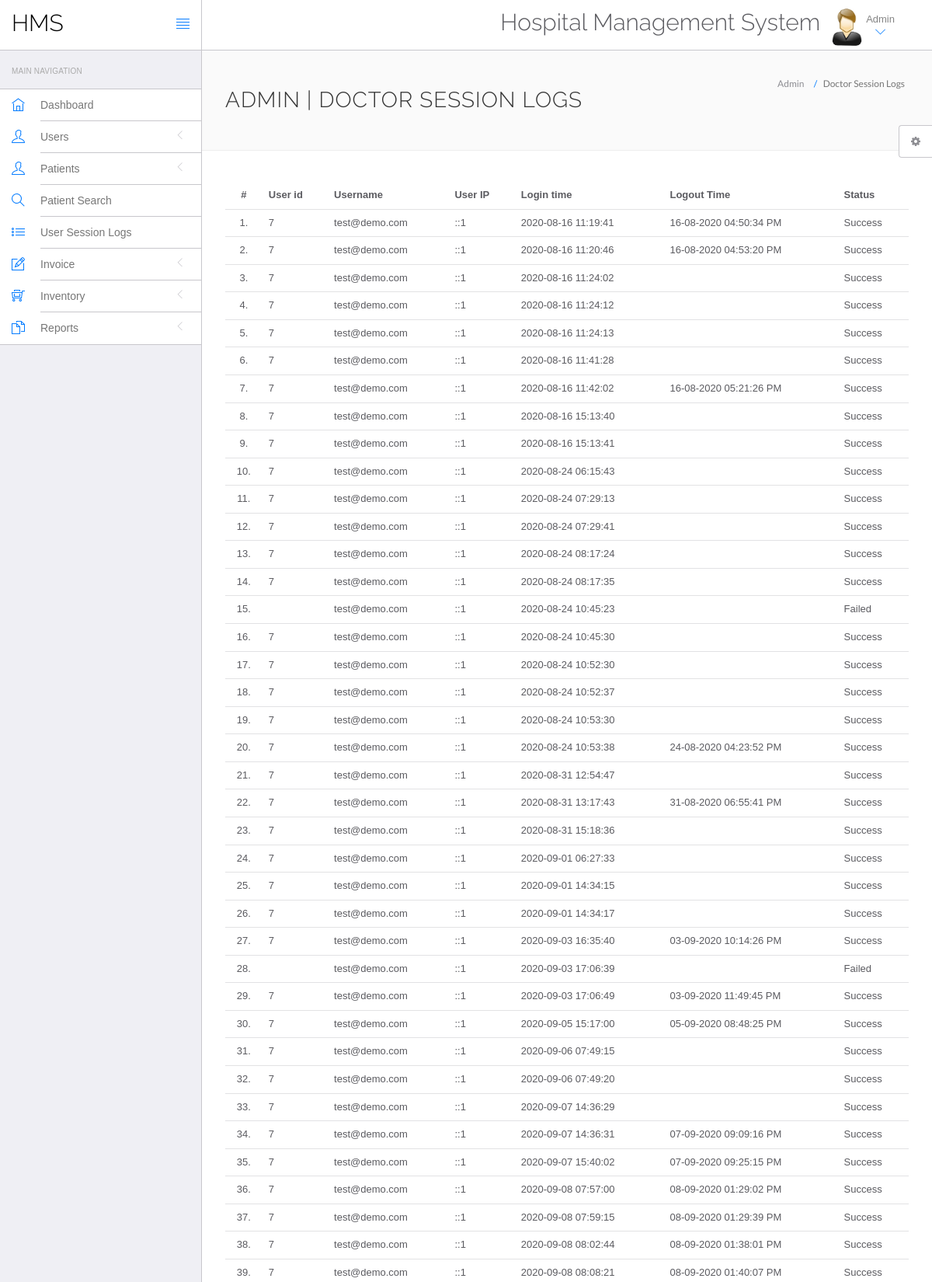
The app's page /hospital/hms/admin/doctor-logs.php (signed in, upper part) with its own data.
### tables this page shows
CREATE TABLE `doctorslog` (
  `id` int(11) NOT NULL,
  `uid` int(11) DEFAULT NULL,
  `username` varchar(255) DEFAULT NULL,
  `userip` binary(16) DEFAULT NULL,
  `loginTime` timestamp NULL DEFAULT current_timestamp(),
  `logout` varchar(255) DEFAULT NULL,
  `status` int(11) DEFAULT NULL
);

### hospital/hms/admin/doctor-logs.php (the view, shortened to what this page needs)
<?php
include('include/config.php');
?>
<!DOCTYPE html>
<html lang="en">
	<head>
		<link rel="stylesheet" href="vendor/bootstrap/css/bootstrap.min.css">
		<link rel="stylesheet" href="vendor/fontawesome/css/font-awesome.min.css">
		<link rel="stylesheet" href="vendor/themify-icons/themify-icons.min.css">
		<link href="vendor/animate.css/animate.min.css" rel="stylesheet" media="screen">
		<link href="vendor/perfect-scrollbar/perfect-scrollbar.min.css" rel="stylesheet" media="screen">
		<link href="vendor/switchery/switchery.min.css" rel="stylesheet" media="screen">
		<link href="vendor/bootstrap-touchspin/jquery.bootstrap-touchspin.min.css" rel="stylesheet" media="screen">
		<link href="vendor/select2/select2.min.css" rel="stylesheet" media="screen">
		<link href="vendor/bootstrap-datepicker/bootstrap-datepicker3.standalone.min.css" rel="stylesheet" media="screen">
		<link href="vendor/bootstrap-timepicker/bootstrap-timepicker.min.css" rel="stylesheet" media="screen">
		<link rel="stylesheet" href="assets/css/styles.css">
		<link rel="stylesheet" href="assets/css/plugins.css">
		<link rel="stylesheet" href="assets/css/themes/theme-1.css" id="skin_color" />
	</head>
	<body>
		<div id="app">
<?php include('include/sidebar.php');?>
			<div class="app-content">
					<?php include('include/header.php');?>
				<div class="main-content" >
					<div class="wrap-content container" id="container">
						<section id="page-title">
							<div class="row">
								<div class="col-sm-8">
									<h1 class="mainTitle">Admin  | Doctor Session Logs</h1>
																	</div>
								<ol class="breadcrumb">
									<li>
										<span>Admin </span>
									</li>
									<li class="active">
										<span>Doctor Session Logs</span>
									</li>
								</ol>
							</div>
						</section>
						<div class="container-fluid container-fullw bg-white">
									<div class="row">
								<div class="col-md-12">
									<table class="table table-hover" id="sample-table-1">
										<thead>
											<tr>
												<th class="center">#</th>
												<th class="hidden-xs">User id</th>
												<th>Username</th>
												<th>User IP</th>
												<th>Login time</th>
												<th>Logout Time </th>
												<th> Status </th>
											</tr>
										</thead>
										<tbody>
<?php
$sql=mysqli_query($con,"select * from doctorslog ");
$cnt=1;
while($row=mysqli_fetch_array($sql))
{
?>
											<tr>
												<td class="center"><?php echo $cnt;?>.</td>
												<td class="hidden-xs"><?php echo $row['uid'];?></td>
												<td class="hidden-xs"><?php echo $row['username'];?></td>
												<td><?php echo $row['userip'];?></td>
												<td><?php echo $row['loginTime'];?></td>
												<td><?php echo $row['logout'];?>
												</td>
												<td>
<?php if($row['status']==1)
{
	echo "Success";
}
else
{
	echo "Failed";
}?>
</td>
											</tr>
											<?php
$cnt=$cnt+1;
											 }?>
										</tbody>
									</table>
								</div>
							</div>
								</div>
					</div>
				</div>
			</div>
	<?php include('include/setting.php');?>
		</div>
	</body>
</html>

### hospital/hms/admin/assets/css/themes/theme-1.css (style rules this page uses)
body { background: #FAFAFA; }

### records on screen
doctorslog: uid "7", username "test@demo.com", userip "::1", loginTime "2020-08-16 11:19:41", logout "16-08-2020 04:50:34 PM", status "Success"
doctorslog: uid "7", username "test@demo.com", userip "::1", loginTime "2020-08-16 11:20:46", logout "16-08-2020 04:53:20 PM", status "Success"
doctorslog: uid "7", username "test@demo.com", userip "::1", loginTime "2020-08-16 11:24:02", status "Success"
doctorslog: uid "7", username "test@demo.com", userip "::1", loginTime "2020-08-16 11:24:12", status "Success"
doctorslog: uid "7", username "test@demo.com", userip "::1", loginTime "2020-08-16 11:24:13", status "Success"
doctorslog: uid "7", username "test@demo.com", userip "::1", loginTime "2020-08-16 11:41:28", status "Success"
doctorslog: uid "7", username "test@demo.com", userip "::1", loginTime "2020-08-16 11:42:02", logout "16-08-2020 05:21:26 PM", status "Success"
doctorslog: uid "7", username "test@demo.com", userip "::1", loginTime "2020-08-16 15:13:40", status "Success"
doctorslog: uid "7", username "test@demo.com", userip "::1", loginTime "2020-08-16 15:13:41", status "Success"
doctorslog: uid "7", username "test@demo.com", userip "::1", loginTime "2020-08-24 06:15:43", status "Success"
doctorslog: uid "7", username "test@demo.com", userip "::1", loginTime "2020-08-24 07:29:13", status "Success"
doctorslog: uid "7", username "test@demo.com", userip "::1", loginTime "2020-08-24 07:29:41", status "Success"
doctorslog: uid "7", username "test@demo.com", userip "::1", loginTime "2020-08-24 08:17:24", status "Success"
doctorslog: uid "7", username "test@demo.com", userip "::1", loginTime "2020-08-24 08:17:35", status "Success"
doctorslog: username "test@demo.com", userip "::1", loginTime "2020-08-24 10:45:23", status "Failed"
doctorslog: uid "7", username "test@demo.com", userip "::1", loginTime "2020-08-24 10:45:30", status "Success"
doctorslog: uid "7", username "test@demo.com", userip "::1", loginTime "2020-08-24 10:52:30", status "Success"
doctorslog: uid "7", username "test@demo.com", userip "::1", loginTime "2020-08-24 10:52:37", status "Success"
doctorslog: uid "7", username "test@demo.com", userip "::1", loginTime "2020-08-24 10:53:30", status "Success"
doctorslog: uid "7", username "test@demo.com", userip "::1", loginTime "2020-08-24 10:53:38", logout "24-08-2020 04:23:52 PM", status "Success"
doctorslog: uid "7", username "test@demo.com", userip "::1", loginTime "2020-08-31 12:54:47", status "Success"
doctorslog: uid "7", username "test@demo.com", userip "::1", loginTime "2020-08-31 13:17:43", logout "31-08-2020 06:55:41 PM", status "Success"
doctorslog: uid "7", username "test@demo.com", userip "::1", loginTime "2020-08-31 15:18:36", status "Success"
doctorslog: uid "7", username "test@demo.com", userip "::1", loginTime "2020-09-01 06:27:33", status "Success"
doctorslog: uid "7", username "test@demo.com", userip "::1", loginTime "2020-09-01 14:34:15", status "Success"
doctorslog: uid "7", username "test@demo.com", userip "::1", loginTime "2020-09-01 14:34:17", status "Success"
doctorslog: uid "7", username "test@demo.com", userip "::1", loginTime "2020-09-03 16:35:40", logout "03-09-2020 10:14:26 PM", status "Success"
doctorslog: username "test@demo.com", userip "::1", loginTime "2020-09-03 17:06:39", status "Failed"
doctorslog: uid "7", username "test@demo.com", userip "::1", loginTime "2020-09-03 17:06:49", logout "03-09-2020 11:49:45 PM", status "Success"
doctorslog: uid "7", username "test@demo.com", userip "::1", loginTime "2020-09-05 15:17:00", logout "05-09-2020 08:48:25 PM", status "Success"
doctorslog: uid "7", username "test@demo.com", userip "::1", loginTime "2020-09-06 07:49:15", status "Success"
doctorslog: uid "7", username "test@demo.com", userip "::1", loginTime "2020-09-06 07:49:20", status "Success"
doctorslog: uid "7", username "test@demo.com", userip "::1", loginTime "2020-09-07 14:36:29", status "Success"
doctorslog: uid "7", username "test@demo.com", userip "::1", loginTime "2020-09-07 14:36:31", logout "07-09-2020 09:09:16 PM", status "Success"
doctorslog: uid "7", username "test@demo.com", userip "::1", loginTime "2020-09-07 15:40:02", logout "07-09-2020 09:25:15 PM", status "Success"
doctorslog: uid "7", username "test@demo.com", userip "::1", loginTime "2020-09-08 07:57:00", logout "08-09-2020 01:29:02 PM", status "Success"
doctorslog: uid "7", username "test@demo.com", userip "::1", loginTime "2020-09-08 07:59:15", logout "08-09-2020 01:29:39 PM", status "Success"
doctorslog: uid "7", username "test@demo.com", userip "::1", loginTime "2020-09-08 08:02:44", logout "08-09-2020 01:38:01 PM", status "Success"
doctorslog: uid "7", username "test@demo.com", userip "::1", loginTime "2020-09-08 08:08:21", logout "08-09-2020 01:40:07 PM", status "Success"
